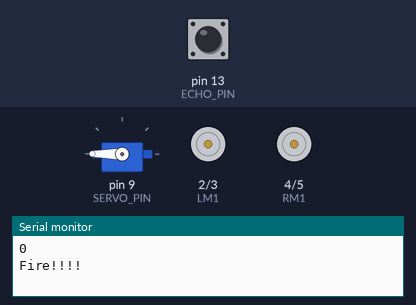
A sketch run on a simulated Arduino Uno, built with avr-gcc and run on an emulated ATmega328P. Parts: servo, motor-driver pin pairs drawn as motors (green arrow = first pin HIGH = forward, orange = second pin HIGH = backward, longer = more drive), the last lines printed to the serial monitor. The test bench sets the inputs (shaded band); at power-on: pin 13 (ECHO_PIN) LOW.

Above: at 1.2 s.
1.3 s: pin 13 (ECHO_PIN) pulsed HIGH 2 times (0.12 s each, 0.3 s apart)
At 1.9 s:
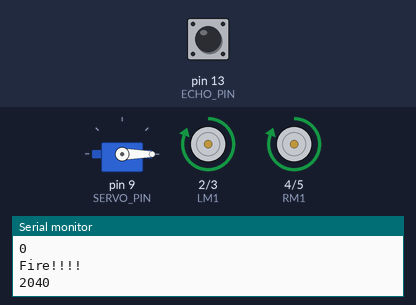
4.9 s: pin 13 (ECHO_PIN) pulsed HIGH 5 times (0.12 s each, 0.3 s apart)
At 6.0 s:
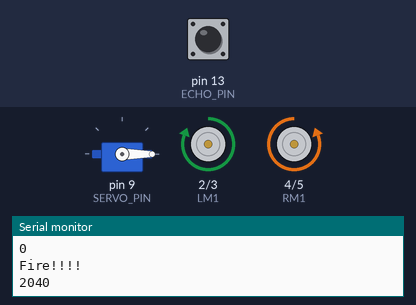
Timing chart, 0 to 10.2 s (numbered marks = the images above; inputs shaded):
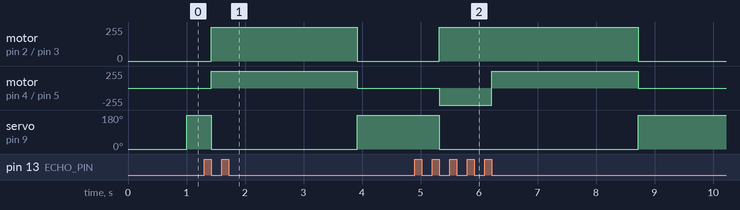

Measured:
- after the input at 1.3 s, motor on pin 2 (LM1) / pin 3 (LM2), motor on pin 4 (RM1) / pin 5 (RM2): stopped → forward 255/255 after 0.12 s, → stopped 2.5 s later; servo on pin 9 (SERVO_PIN): 180° → 0° after 0.12 s, → 180° 2.5 s later
- after the input at 4.9 s, motor on pin 2 (LM1) / pin 3 (LM2): stopped → forward 255/255 after 0.42 s, → stopped 3.4 s later; motor on pin 4 (RM1) / pin 5 (RM2): stopped → backward 255/255 after 0.42 s, → forward 255/255 0.90 s later, → stopped 2.5 s later; servo on pin 9 (SERVO_PIN): 180° → 0° after 0.42 s, → 180° 3.4 s later

The sketch:

pemadam.ino
```cpp
#include <Servo.h>

#define LM1 2
#define LM2 3
#define RM1 4
#define RM2 5
#define SERVO_PIN 9
#define TRIG_PIN 12
#define ECHO_PIN 13

const int MOVE_TIME = 1500;
const int TURN_TIME = 700;

Servo servo;
int state = 0;

void setup(){
  Serial.begin(9600);

  // Servo
  servo.attach(SERVO_PIN);
  servo.write(0);

  // Motor
  pinMode(LM1, OUTPUT);
  pinMode(LM2, OUTPUT);
  pinMode(RM1, OUTPUT);
  pinMode(RM2, OUTPUT);
}

void stopMotor(){
  digitalWrite(LM1, LOW);
  digitalWrite(LM2, LOW);

  digitalWrite(RM1, LOW);
  digitalWrite(RM2, LOW);
}

void moveForward(){
  digitalWrite(LM1, HIGH);
  digitalWrite(LM2, LOW);

  digitalWrite(RM1, HIGH);
  digitalWrite(RM2, LOW);
}

void moveBackward(){
  digitalWrite(LM1, LOW);
  digitalWrite(LM2, HIGH);

  digitalWrite(RM1, LOW);
  digitalWrite(RM2, HIGH);
}

void moveRight(){
  digitalWrite(LM1, HIGH);
  digitalWrite(LM2, LOW);

  digitalWrite(RM1, LOW);
  digitalWrite(RM2, LOW);
}

void turnRight(){
  digitalWrite(LM1, HIGH);
  digitalWrite(LM2, LOW);

  digitalWrite(RM1, LOW);
  digitalWrite(RM2, HIGH);
}

void goLeft(){
  digitalWrite(LM1, LOW);
  digitalWrite(LM2, LOW);

  digitalWrite(RM1, HIGH);
  digitalWrite(RM2, LOW);
}

void turnLeft(){
  digitalWrite(LM1, LOW);
  digitalWrite(LM2, HIGH);

  digitalWrite(RM1, HIGH);
  digitalWrite(RM2, LOW);
}

int readDistance(){
  digitalWrite(TRIG_PIN, LOW);
  delayMicroseconds(2);

  digitalWrite(TRIG_PIN, HIGH);
  delayMicroseconds(10);
  digitalWrite(TRIG_PIN, LOW);

  long duration = pulseIn(ECHO_PIN, HIGH);
  int distance = duration * 0.034 / 2;

  return distance;
}

void travelling(){
  if(state % 2 == 0){
    moveForward();
    state += 1;

    // longer time to travel
    if(state == 8 || state == 10){
      delay(MOVE_TIME * 2);
    }
    else {
      delay(MOVE_TIME);
    }
  }
  else if(state == 1){
    turnRight();
    state += 1;
    delay(TURN_TIME);
  }
  else if(state == 3){
    turnLeft();
    state += 1;
    delay(TURN_TIME);
  }
  else if(state == 5){
    turnRight();
    state += 1;
    delay(TURN_TIME);
  }
  else if(state == 7){
    turnRight();
    state += 1;
    delay(TURN_TIME);
  }
  else if(state == 9){
    turnRight();
    state += 1;
    delay(TURN_TIME);
  }
  else if(state == 11){
    turnRight();

    // back to initial state
    state = 0;
    delay(TURN_TIME);
  }
}

void loop(){
  int objDistance = readDistance();
  Serial.println(objDistance);

  if(objDistance <= 10){
    Serial.println("Fire!!!!");
    stopMotor();
    servo.write(270);
  }
  else {
    servo.write(0);
    travelling();
  }
}
```
